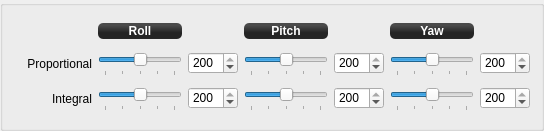
               <widget class="QGroupBox" name="RateStabilizationGroup_16">
                <property name="sizePolicy">
                 <sizepolicy hsizetype="Preferred" vsizetype="Fixed">
                  <horstretch>0</horstretch>
                  <verstretch>0</verstretch>
                 </sizepolicy>
                </property>
                <property name="minimumSize">
                 <size>
                  <width>0</width>
                  <height>131</height>
                 </size>
                </property>
                <property name="font">
                 <font>
                  <weight>50</weight>
                  <italic>false</italic>
                  <bold>false</bold>
                  <kerning>true</kerning>
                 </font>
                </property>
                <property name="autoFillBackground">
                 <bool>false</bool>
                </property>
                <property name="styleSheet">
                 <string notr="true"/>
                </property>
                <property name="title">
                 <string/>
                </property>
                <property name="flat">
                 <bool>true</bool>
                </property>
                <layout class="QGridLayout" name="gridLayout_11" columnstretch="0,1,0,1,0,1,0">
                 <item row="0" column="0">
                  <spacer name="horizontalSpacer_44">
                   <property name="orientation">
                    <enum>Qt::Horizontal</enum>
                   </property>
                   <property name="sizeHint" stdset="0">
                    <size>
                     <width>40</width>
                     <height>20</height>
                    </size>
                   </property>
                  </spacer>
                 </item>
                 <item row="0" column="1">
                  <widget class="QLabel" name="label_138">
                   <property name="sizePolicy">
                    <sizepolicy hsizetype="Expanding" vsizetype="Fixed">
                     <horstretch>0</horstretch>
                     <verstretch>0</verstretch>
                    </sizepolicy>
                   </property>
                   <property name="minimumSize">
                    <size>
                     <width>0</width>
                     <height>16</height>
                    </size>
                   </property>
                   <property name="font">
                    <font>
                     <weight>75</weight>
                     <bold>true</bold>
                    </font>
                   </property>
                   <property name="autoFillBackground">
                    <bool>false</bool>
                   </property>
                   <property name="styleSheet">
                    <string notr="true">background-color: qlineargradient(spread:reflect, x1:0.507, y1:0, x2:0.507, y2:0.772, stop:0.208955 rgba(74, 74, 74, 255), stop:0.78607 rgba(36, 36, 36, 255));
color: rgb(255, 255, 255);
border-radius: 5;</string>
                   </property>
                   <property name="text">
                    <string>Roll</string>
                   </property>
                   <property name="alignment">
                    <set>Qt::AlignCenter</set>
                   </property>
                  </widget>
                 </item>
                 <item row="0" column="2">
                  <spacer name="horizontalSpacer_16">
                   <property name="orientation">
                    <enum>Qt::Horizontal</enum>
                   </property>
                   <property name="sizeHint" stdset="0">
                    <size>
                     <width>40</width>
                     <height>20</height>
                    </size>
                   </property>
                  </spacer>
                 </item>
                 <item row="0" column="3">
                  <widget class="QLabel" name="label_139">
                   <property name="sizePolicy">
                    <sizepolicy hsizetype="Expanding" vsizetype="Fixed">
                     <horstretch>0</horstretch>
                     <verstretch>0</verstretch>
                    </sizepolicy>
                   </property>
                   <property name="minimumSize">
                    <size>
                     <width>0</width>
                     <height>16</height>
                    </size>
                   </property>
                   <property name="font">
                    <font>
                     <weight>75</weight>
                     <bold>true</bold>
                    </font>
                   </property>
                   <property name="autoFillBackground">
                    <bool>false</bool>
                   </property>
                   <property name="styleSheet">
                    <string notr="true">background-color: qlineargradient(spread:reflect, x1:0.507, y1:0, x2:0.507, y2:0.772, stop:0.208955 rgba(74, 74, 74, 255), stop:0.78607 rgba(36, 36, 36, 255));
color: rgb(255, 255, 255);
border-radius: 5;</string>
                   </property>
                   <property name="text">
                    <string>Pitch</string>
                   </property>
                   <property name="alignment">
                    <set>Qt::AlignCenter</set>
                   </property>
                  </widget>
                 </item>
                 <item row="0" column="4">
                  <spacer name="horizontalSpacer_20">
                   <property name="orientation">
                    <enum>Qt::Horizontal</enum>
                   </property>
                   <property name="sizeHint" stdset="0">
                    <size>
                     <width>40</width>
                     <height>20</height>
                    </size>
                   </property>
                  </spacer>
                 </item>
                 <item row="0" column="5">
                  <widget class="QLabel" name="label_140">
                   <property name="sizePolicy">
                    <sizepolicy hsizetype="Expanding" vsizetype="Fixed">
                     <horstretch>0</horstretch>
                     <verstretch>0</verstretch>
                    </sizepolicy>
                   </property>
                   <property name="minimumSize">
                    <size>
                     <width>0</width>
                     <height>16</height>
                    </size>
                   </property>
                   <property name="font">
                    <font>
                     <weight>75</weight>
                     <bold>true</bold>
                    </font>
                   </property>
                   <property name="styleSheet">
                    <string notr="true">background-color: qlineargradient(spread:reflect, x1:0.507, y1:0, x2:0.507, y2:0.772, stop:0.208955 rgba(74, 74, 74, 255), stop:0.78607 rgba(36, 36, 36, 255));
color: rgb(255, 255, 255);
border-radius: 5;</string>
                   </property>
                   <property name="text">
                    <string>Yaw</string>
                   </property>
                   <property name="alignment">
                    <set>Qt::AlignCenter</set>
                   </property>
                  </widget>
                 </item>
                 <item row="0" column="6">
                  <spacer name="horizontalSpacer_45">
                   <property name="orientation">
                    <enum>Qt::Horizontal</enum>
                   </property>
                   <property name="sizeHint" stdset="0">
                    <size>
                     <width>40</width>
                     <height>20</height>
                    </size>
                   </property>
                  </spacer>
                 </item>
                 <item row="1" column="0">
                  <widget class="QLabel" name="label_141">
                   <property name="sizePolicy">
                    <sizepolicy hsizetype="Preferred" vsizetype="Preferred">
                     <horstretch>0</horstretch>
                     <verstretch>0</verstretch>
                    </sizepolicy>
                   </property>
                   <property name="minimumSize">
                    <size>
                     <width>78</width>
                     <height>16</height>
                    </size>
                   </property>
                   <property name="styleSheet">
                    <string notr="true"/>
                   </property>
                   <property name="text">
                    <string>Proportional</string>
                   </property>
                   <property name="alignment">
                    <set>Qt::AlignRight|Qt::AlignTrailing|Qt::AlignVCenter</set>
                   </property>
                  </widget>
                 </item>
                 <item row="1" column="1">
                  <widget class="QSlider" name="horizontalSlider_76">
                   <property name="sizePolicy">
                    <sizepolicy hsizetype="Preferred" vsizetype="Fixed">
                     <horstretch>0</horstretch>
                     <verstretch>0</verstretch>
                    </sizepolicy>
                   </property>
                   <property name="minimumSize">
                    <size>
                     <width>0</width>
                     <height>25</height>
                    </size>
                   </property>
                   <property name="focusPolicy">
                    <enum>Qt::StrongFocus</enum>
                   </property>
                   <property name="toolTip">
                    <string>Slowly raise Proportional until you start seeing clear oscillations when you fly.
Then lower the value by 5 or so.</string>
                   </property>
                   <property name="styleSheet">
                    <string notr="true"/>
                   </property>
                   <property name="maximum">
                    <number>100</number>
                   </property>
                   <property name="value">
                    <number>51</number>
                   </property>
                   <property name="sliderPosition">
                    <number>51</number>
                   </property>
                   <property name="orientation">
                    <enum>Qt::Horizontal</enum>
                   </property>
                   <property name="tickPosition">
                    <enum>QSlider::TicksBelow</enum>
                   </property>
                   <property name="tickInterval">
                    <number>25</number>
                   </property>
                   <property name="objrelation" stdset="0">
                    <stringlist>
                     <string>objname:StabilizationSettings</string>
                     <string>fieldname:RollRatePID</string>
                     <string>element:Kp</string>
                     <string>haslimits:yes</string>
                     <string>scale:0.0001</string>
                     <string>buttongroup:1,10</string>
                    </stringlist>
                   </property>
                  </widget>
                 </item>
                 <item row="1" column="2">
                  <widget class="QSpinBox" name="spinBox_7">
                   <property name="minimumSize">
                    <size>
                     <width>50</width>
                     <height>22</height>
                    </size>
                   </property>
                   <property name="maximumSize">
                    <size>
                     <width>50</width>
                     <height>22</height>
                    </size>
                   </property>
                   <property name="focusPolicy">
                    <enum>Qt::StrongFocus</enum>
                   </property>
                   <property name="toolTip">
                    <string>Slowly raise Proportional until you start seeing clear oscillations when you fly.
Then lower the value by 5 or so.</string>
                   </property>
                   <property name="maximum">
                    <number>200</number>
                   </property>
                   <property name="value">
                    <number>200</number>
                   </property>
                   <property name="objrelation" stdset="0">
                    <stringlist>
                     <string>objname:StabilizationSettings</string>
                     <string>fieldname:RollRatePID</string>
                     <string>element:Kp</string>
                     <string>haslimits:yes</string>
                     <string>scale:0.0001</string>
                     <string>buttongroup:1,10</string>
                    </stringlist>
                   </property>
                  </widget>
                 </item>
                 <item row="1" column="3">
                  <widget class="QSlider" name="PitchPSlider">
                   <property name="sizePolicy">
                    <sizepolicy hsizetype="Preferred" vsizetype="Fixed">
                     <horstretch>0</horstretch>
                     <verstretch>0</verstretch>
                    </sizepolicy>
                   </property>
                   <property name="minimumSize">
                    <size>
                     <width>0</width>
                     <height>25</height>
                    </size>
                   </property>
                   <property name="focusPolicy">
                    <enum>Qt::StrongFocus</enum>
                   </property>
                   <property name="toolTip">
                    <string>Slowly raise Proportional until you start seeing clear oscillations when you fly.
Then lower the value by 5 or so.</string>
                   </property>
                   <property name="styleSheet">
                    <string notr="true"/>
                   </property>
                   <property name="maximum">
                    <number>100</number>
                   </property>
                   <property name="sliderPosition">
                    <number>50</number>
                   </property>
                   <property name="orientation">
                    <enum>Qt::Horizontal</enum>
                   </property>
                   <property name="tickPosition">
                    <enum>QSlider::TicksBelow</enum>
                   </property>
                   <property name="tickInterval">
                    <number>25</number>
                   </property>
                   <property name="objrelation" stdset="0">
                    <stringlist>
                     <string>objname:StabilizationSettings</string>
                     <string>fieldname:PitchRatePID</string>
                     <string>element:Kp</string>
                     <string>haslimits:yes</string>
                     <string>scale:0.0001</string>
                     <string>buttongroup:1,10</string>
                    </stringlist>
                   </property>
                  </widget>
                 </item>
                 <item row="1" column="4">
                  <widget class="QSpinBox" name="spinBox_PitchRateP">
                   <property name="minimumSize">
                    <size>
                     <width>50</width>
                     <height>22</height>
                    </size>
                   </property>
                   <property name="maximumSize">
                    <size>
                     <width>50</width>
                     <height>22</height>
                    </size>
                   </property>
                   <property name="focusPolicy">
                    <enum>Qt::StrongFocus</enum>
                   </property>
                   <property name="toolTip">
                    <string>Slowly raise Proportional until you start seeing clear oscillations when you fly.
Then lower the value by 5 or so.</string>
                   </property>
                   <property name="maximum">
                    <number>200</number>
                   </property>
                   <property name="value">
                    <number>200</number>
                   </property>
                   <property name="objrelation" stdset="0">
                    <stringlist>
                     <string>objname:StabilizationSettings</string>
                     <string>fieldname:PitchRatePID</string>
                     <string>element:Kp</string>
                     <string>haslimits:yes</string>
                     <string>scale:0.0001</string>
                     <string>buttongroup:1,10</string>
                    </stringlist>
                   </property>
                  </widget>
                 </item>
                 <item row="1" column="5">
                  <widget class="QSlider" name="horizontalSlider_78">
                   <property name="sizePolicy">
                    <sizepolicy hsizetype="Preferred" vsizetype="Fixed">
                     <horstretch>0</horstretch>
                     <verstretch>0</verstretch>
                    </sizepolicy>
                   </property>
                   <property name="minimumSize">
                    <size>
                     <width>0</width>
                     <height>25</height>
                    </size>
                   </property>
                   <property name="focusPolicy">
                    <enum>Qt::StrongFocus</enum>
                   </property>
                   <property name="toolTip">
                    <string>Slowly raise Proportional until you start seeing clear oscillations when you fly.
Then lower the value by 5 or so.</string>
                   </property>
                   <property name="styleSheet">
                    <string notr="true"/>
                   </property>
                   <property name="maximum">
                    <number>100</number>
                   </property>
                   <property name="sliderPosition">
                    <number>50</number>
                   </property>
                   <property name="orientation">
                    <enum>Qt::Horizontal</enum>
                   </property>
                   <property name="tickPosition">
                    <enum>QSlider::TicksBelow</enum>
                   </property>
                   <property name="tickInterval">
                    <number>25</number>
                   </property>
                   <property name="objrelation" stdset="0">
                    <stringlist>
                     <string>objname:StabilizationSettings</string>
                     <string>fieldname:YawRatePID</string>
                     <string>element:Kp</string>
                     <string>haslimits:yes</string>
                     <string>scale:0.0001</string>
                     <string>buttongroup:1,10</string>
                    </stringlist>
                   </property>
                  </widget>
                 </item>
                 <item row="1" column="6">
                  <widget class="QSpinBox" name="spinBox_12">
                   <property name="minimumSize">
                    <size>
                     <width>50</width>
                     <height>22</height>
                    </size>
                   </property>
                   <property name="maximumSize">
                    <size>
                     <width>50</width>
                     <height>22</height>
                    </size>
                   </property>
                   <property name="focusPolicy">
                    <enum>Qt::StrongFocus</enum>
                   </property>
                   <property name="toolTip">
                    <string>Slowly raise Proportional until you start seeing clear oscillations when you fly.
Then lower the value by 5 or so.</string>
                   </property>
                   <property name="maximum">
                    <number>200</number>
                   </property>
                   <property name="value">
                    <number>200</number>
                   </property>
                   <property name="objrelation" stdset="0">
                    <stringlist>
                     <string>objname:StabilizationSettings</string>
                     <string>fieldname:YawRatePID</string>
                     <string>element:Kp</string>
                     <string>haslimits:yes</string>
                     <string>scale:0.0001</string>
                     <string>buttongroup:1,10</string>
                    </stringlist>
                   </property>
                  </widget>
                 </item>
                 <item row="2" column="0">
                  <widget class="QLabel" name="label_145">
                   <property name="sizePolicy">
                    <sizepolicy hsizetype="Preferred" vsizetype="Preferred">
                     <horstretch>0</horstretch>
                     <verstretch>0</verstretch>
                    </sizepolicy>
                   </property>
                   <property name="styleSheet">
                    <string notr="true"/>
                   </property>
                   <property name="text">
                    <string>Integral</string>
                   </property>
                   <property name="alignment">
                    <set>Qt::AlignRight|Qt::AlignTrailing|Qt::AlignVCenter</set>
                   </property>
                  </widget>
                 </item>
                 <item row="2" column="1">
                  <widget class="QSlider" name="horizontalSlider_79">
                   <property name="sizePolicy">
                    <sizepolicy hsizetype="Preferred" vsizetype="Fixed">
                     <horstretch>0</horstretch>
                     <verstretch>0</verstretch>
                    </sizepolicy>
                   </property>
                   <property name="minimumSize">
                    <size>
                     <width>0</width>
                     <height>25</height>
                    </size>
                   </property>
                   <property name="focusPolicy">
                    <enum>Qt::StrongFocus</enum>
                   </property>
                   <property name="toolTip">
                    <string>As a rule of thumb, you can set the Integral at roughly the same
value as the Kp.</string>
                   </property>
                   <property name="styleSheet">
                    <string notr="true"/>
                   </property>
                   <property name="maximum">
                    <number>100</number>
                   </property>
                   <property name="sliderPosition">
                    <number>50</number>
                   </property>
                   <property name="orientation">
                    <enum>Qt::Horizontal</enum>
                   </property>
                   <property name="tickPosition">
                    <enum>QSlider::TicksBelow</enum>
                   </property>
                   <property name="tickInterval">
                    <number>25</number>
                   </property>
                   <property name="objrelation" stdset="0">
                    <stringlist>
                     <string>objname:StabilizationSettings</string>
                     <string>fieldname:RollRatePID</string>
                     <string>element:Ki</string>
                     <string>haslimits:yes</string>
                     <string>scale:0.0001</string>
                     <string>buttongroup:1,10</string>
                    </stringlist>
                   </property>
                  </widget>
                 </item>
                 <item row="2" column="2">
                  <widget class="QSpinBox" name="spinBox_8">
                   <property name="minimumSize">
                    <size>
                     <width>50</width>
                     <height>22</height>
                    </size>
                   </property>
                   <property name="maximumSize">
                    <size>
                     <width>50</width>
                     <height>22</height>
                    </size>
                   </property>
                   <property name="focusPolicy">
                    <enum>Qt::StrongFocus</enum>
                   </property>
                   <property name="toolTip">
                    <string>As a rule of thumb, you can set the Integral at roughly the same
value as the Kp.</string>
                   </property>
                   <property name="maximum">
                    <number>200</number>
                   </property>
                   <property name="value">
                    <number>200</number>
                   </property>
                   <property name="objrelation" stdset="0">
                    <stringlist>
                     <string>objname:StabilizationSettings</string>
                     <string>fieldname:RollRatePID</string>
                     <string>element:Ki</string>
                     <string>haslimits:yes</string>
                     <string>scale:0.0001</string>
                     <string>buttongroup:1,10</string>
                    </stringlist>
                   </property>
                  </widget>
                 </item>
                 <item row="2" column="3">
                  <widget class="QSlider" name="horizontalSlider_80">
                   <property name="sizePolicy">
                    <sizepolicy hsizetype="Preferred" vsizetype="Fixed">
                     <horstretch>0</horstretch>
                     <verstretch>0</verstretch>
                    </sizepolicy>
                   </property>
                   <property name="minimumSize">
                    <size>
                     <width>0</width>
                     <height>25</height>
                    </size>
                   </property>
                   <property name="focusPolicy">
                    <enum>Qt::StrongFocus</enum>
                   </property>
                   <property name="toolTip">
                    <string>As a rule of thumb, you can set the Integral at roughly the same
value as the Kp.</string>
                   </property>
                   <property name="styleSheet">
                    <string notr="true"/>
                   </property>
                   <property name="maximum">
                    <number>100</number>
                   </property>
                   <property name="sliderPosition">
                    <number>50</number>
                   </property>
                   <property name="orientation">
                    <enum>Qt::Horizontal</enum>
                   </property>
                   <property name="tickPosition">
                    <enum>QSlider::TicksBelow</enum>
                   </property>
                   <property name="tickInterval">
                    <number>25</number>
                   </property>
                   <property name="objrelation" stdset="0">
                    <stringlist>
                     <string>objname:StabilizationSettings</string>
                     <string>fieldname:PitchRatePID</string>
                     <string>element:Ki</string>
                     <string>haslimits:yes</string>
                     <string>scale:0.0001</string>
                     <string>buttongroup:1,10</string>
                    </stringlist>
                   </property>
                  </widget>
                 </item>
                 <item row="2" column="4">
                  <widget class="QSpinBox" name="spinBox_9">
                   <property name="minimumSize">
                    <size>
                     <width>50</width>
                     <height>22</height>
                    </size>
                   </property>
                   <property name="maximumSize">
                    <size>
                     <width>50</width>
                     <height>22</height>
                    </size>
                   </property>
                   <property name="focusPolicy">
                    <enum>Qt::StrongFocus</enum>
                   </property>
                   <property name="toolTip">
                    <string>As a rule of thumb, you can set the Integral at roughly the same
value as the Kp.</string>
                   </property>
                   <property name="maximum">
                    <number>200</number>
                   </property>
                   <property name="value">
                    <number>200</number>
                   </property>
                   <property name="objrelation" stdset="0">
                    <stringlist>
                     <string>objname:StabilizationSettings</string>
                     <string>fieldname:PitchRatePID</string>
                     <string>element:Ki</string>
                     <string>haslimits:yes</string>
                     <string>scale:0.0001</string>
                     <string>buttongroup:1,10</string>
                    </stringlist>
                   </property>
                  </widget>
                 </item>
                 <item row="2" column="5">
                  <widget class="QSlider" name="horizontalSlider_81">
                   <property name="sizePolicy">
                    <sizepolicy hsizetype="Preferred" vsizetype="Fixed">
                     <horstretch>0</horstretch>
                     <verstretch>0</verstretch>
                    </sizepolicy>
                   </property>
                   <property name="minimumSize">
                    <size>
                     <width>0</width>
                     <height>25</height>
                    </size>
                   </property>
                   <property name="focusPolicy">
                    <enum>Qt::StrongFocus</enum>
                   </property>
                   <property name="toolTip">
                    <string>As a rule of thumb, you can set the Integral at roughly the same
value as the Kp.</string>
                   </property>
                   <property name="styleSheet">
                    <string notr="true"/>
                   </property>
                   <property name="maximum">
                    <number>100</number>
                   </property>
                   <property name="sliderPosition">
                    <number>50</number>
                   </property>
                   <property name="orientation">
                    <enum>Qt::Horizontal</enum>
                   </property>
                   <property name="tickPosition">
                    <enum>QSlider::TicksBelow</enum>
                   </property>
                   <property name="tickInterval">
                    <number>25</number>
                   </property>
                   <property name="objrelation" stdset="0">
                    <stringlist>
                     <string>objname:StabilizationSettings</string>
                     <string>fieldname:YawRatePID</string>
                     <string>element:Ki</string>
                     <string>haslimits:yes</string>
                     <string>scale:0.0001</string>
                     <string>buttongroup:1,10</string>
                    </stringlist>
                   </property>
                  </widget>
                 </item>
                 <item row="2" column="6">
                  <widget class="QSpinBox" name="spinBox_10">
                   <property name="minimumSize">
                    <size>
                     <width>50</width>
                     <height>22</height>
                    </size>
                   </property>
                   <property name="maximumSize">
                    <size>
                     <width>50</width>
                     <height>22</height>
                    </size>
                   </property>
                   <property name="focusPolicy">
                    <enum>Qt::StrongFocus</enum>
                   </property>
                   <property name="toolTip">
                    <string>As a rule of thumb, you can set the Integral at roughly the same
value as the Kp.</string>
                   </property>
                   <property name="maximum">
                    <number>200</number>
                   </property>
                   <property name="value">
                    <number>200</number>
                   </property>
                   <property name="objrelation" stdset="0">
                    <stringlist>
                     <string>objname:StabilizationSettings</string>
                     <string>fieldname:YawRatePID</string>
                     <string>element:Ki</string>
                     <string>haslimits:yes</string>
                     <string>scale:0.0001</string>
                     <string>buttongroup:1,10</string>
                    </stringlist>
                   </property>
                  </widget>
                 </item>
                </layout>
               </widget>
